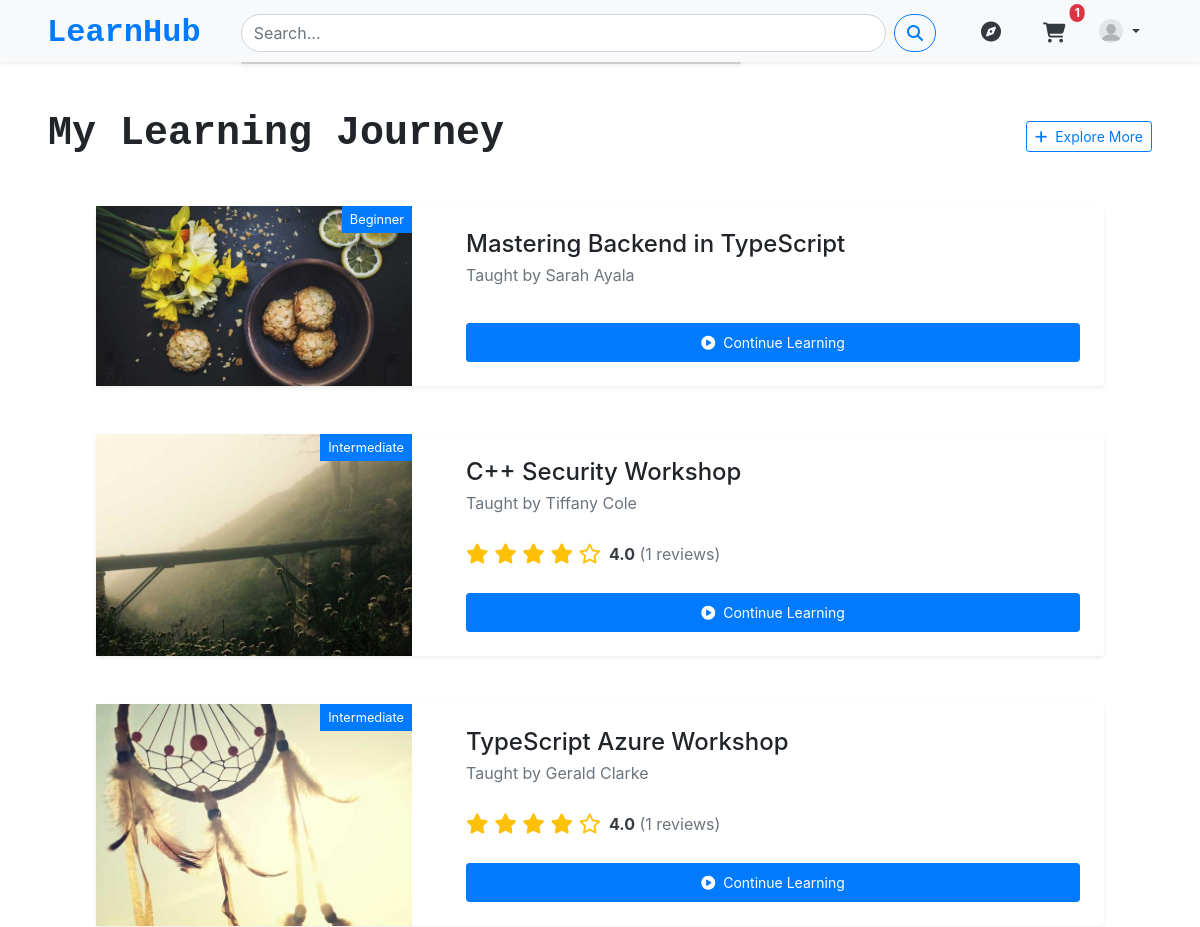
Page /courses/my-study/ (signed in, upper part) on the earlier database version.
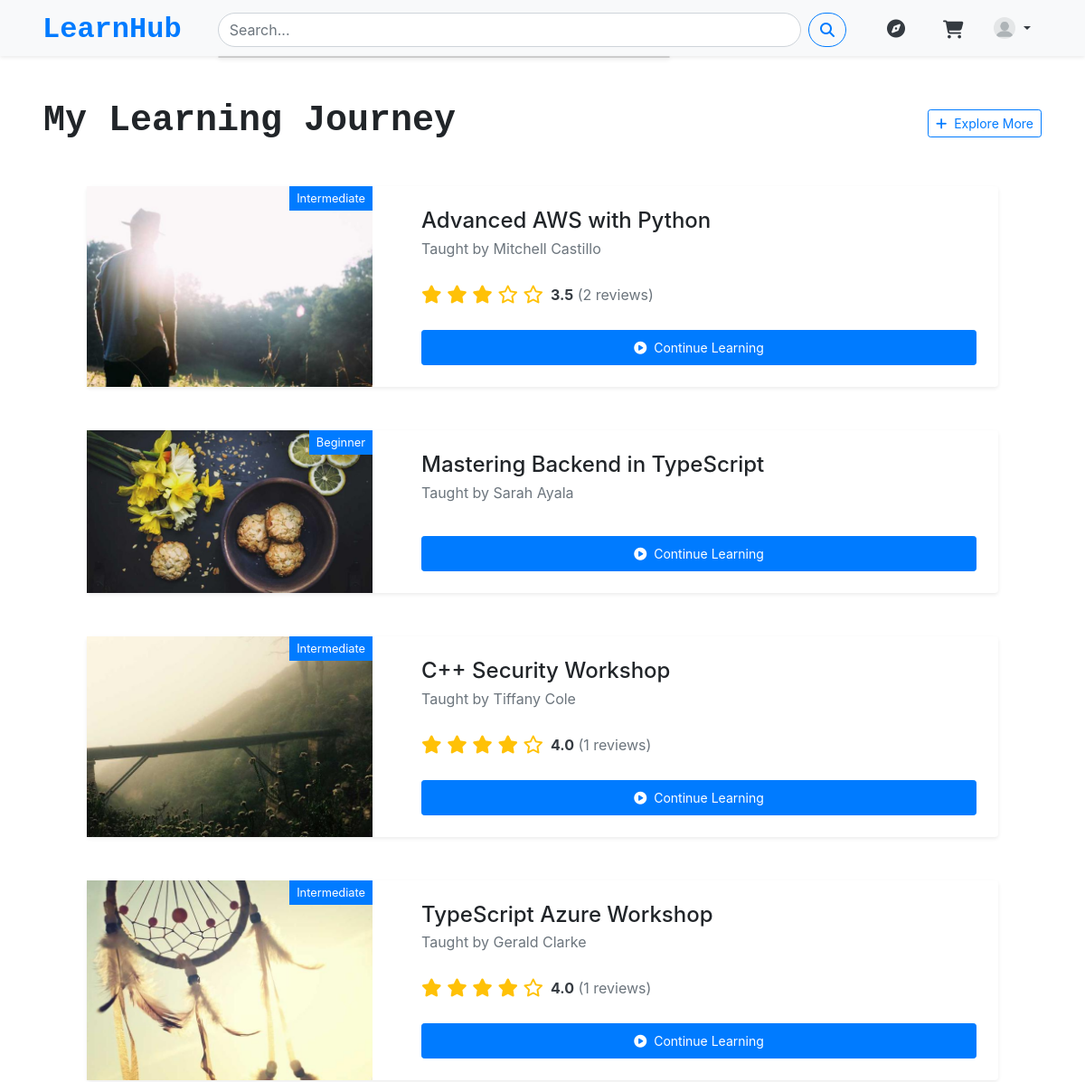
Same page on the later database version.
### users/models.py (models this page shows, shortened)
class CustomUser(AbstractUser):
    avatar = models.ImageField(upload_to='avatars/',default='blank_profile.png',blank=True)
    bio = models.TextField(blank=True)
    email = models.EmailField(unique=True)
    username = models.CharField(max_length=30,unique=False,blank=False)
    is_instructor = models.BooleanField(default=False)
    profile_public = models.BooleanField(default=False)
    USERNAME_FIELD = 'email'
    REQUIRED_FIELDS = ['username']
    objects = CustomUserManager()
    facebook_url = models.URLField(blank=True, null=True)
    twitter_url = models.URLField(blank=True, null=True)
    instagram_url = models.URLField(blank=True, null=True)
    linkedin_url = models.URLField(blank=True, null=True)

### courses/models.py (models this page shows, shortened)
class Enrollments(models.Model):
    student = models.ForeignKey(
        settings.AUTH_USER_MODEL,
        on_delete=models.CASCADE,
        related_name='enrollments'
    )
    Course = models.ForeignKey(
        'Course',
        on_delete=models.CASCADE,
        related_name='enrollments'
    )
    enrolled_at = models.DateTimeField(auto_now_add=True)
    completed = models.BooleanField(default=False)

class Course(models.Model):
    title = models.CharField(max_length=200)
    description = models.TextField()
    category = models.ForeignKey(
        CourseCategory,
        on_delete=models.SET_NULL,
        null=True
    )
    tags = models.ManyToManyField(Tag, blank=True)
    instructor = models.ForeignKey(
        settings.AUTH_USER_MODEL,
        on_delete=models.CASCADE,
        related_name='taught_courses'
    )
    LEVEL_CHOICES = [
        ('BG', 'Beginner'),
        ('IM', 'Intermediate'),
        ('AD', 'Advanced'),
    ]
    price = models.DecimalField(max_digits=10, decimal_places=2)
    is_free = models.BooleanField(default=False)
    created_at = models.DateTimeField(auto_now_add=True)
    updated_at = models.DateTimeField(auto_now=True)
    is_published = models.BooleanField(default=False)
    level = models.CharField(max_length=2, choices=LEVEL_CHOICES, default='BG')
    thumbnail = models.ImageField(upload_to='course_thumbnails/')
    average_rating = models.FloatField(default=0.0)
    rating_count = models.PositiveIntegerField(default=0)

### courses/views.py (the view)
# urls.py: path('my-study/', views.my_study, name='my_study'),
@login_required
def my_study(request):
    enrolled_courses = Enrollments.objects.filter(
        student=request.user
    ).select_related(
        'Course',
        'Course__instructor'
    ).prefetch_related(
        'Course__reviews'
    ).order_by('-enrolled_at')
    context = {
        'enrolled_courses': enrolled_courses,
    }
    return render(request, 'my_study.html', context)

### templates/my_study.html (shortened to what this page needs)
{% extends "base.html" %}
{% load static %}
{% block content %}
<div class="d-flex flex-column min-vh-100">
    <div class="container-fluid px-lg-5 flex-grow-1 py-4 py-lg-5">
        <div class="d-flex justify-content-between align-items-center mb-4 mb-lg-5 flex-wrap">
            <h1 class="fw-bold mb-0 font-monospace">My Learning Journey</h1>
            {% if enrolled_courses %}
            <a href="{% url 'course_list' %}" class="btn btn-outline-primary btn-sm mt-1">
                <i class="fas fa-plus me-2"></i>Explore More
            </a>
            {% endif %}
        </div>
        {% if enrolled_courses %}
            <div class="container-fluid px-lg-5">
                <div class="row g-4 g-lg-5">
                    {% for enrollment in enrolled_courses %}
                        <div class="col-12">
                            <div class="card h-100 shadow-sm border-0" style="max-width: none;">
                                <div class="row g-0 h-100">
                                    <div class="col-xl-4 col-lg-5">
                                        <div class="h-100 position-relative">
                                            {% if enrollment.Course.thumbnail %}
                                                <img src="{{ enrollment.Course.thumbnail.url }}"
                                                     class="img-fluid h-100 w-100 object-fit-cover"
                                                     alt="{{ enrollment.Course.title }}"
                                                     style="min-height: 180px;">
                                            {% else %}
                                                <div class="bg-light h-100 d-flex align-items-center justify-content-center">
                                                    <i class="fas fa-book-open fa-3x text-muted"></i>
                                                </div>
                                            {% endif %}
                                            <div class="position-absolute top-0 end-0 bg-primary text-white px-2 py-1 small">
                                                {{ enrollment.Course.get_level_display }}
                                            </div>
                                        </div>
                                    </div>
                                    <div class="col-xl-8 col-lg-7">
                                        <div class="card-body h-100 d-flex flex-column p-3 p-lg-4">
                                            <div class="mb-3">
                                                <h3 class="card-title mb-1" style="font-size: 1.5rem;">{{ enrollment.Course.title }}</h3>
                                                <p class="card-text text-muted mb-2">
                                                    Taught by {{ enrollment.Course.instructor.get_full_name }}
                                                </p>
                                            </div>
                                            {% if enrollment.Course.reviews.exists %}
                                            <div class="mb-3">
                                                <div class="d-flex align-items-center">
                                                    <div class="text-warning me-2 fs-5">
                                                        {% with rating=enrollment.Course.average_rating %}
                                                            {% for i in "12345"|make_list %}
                                                                {% if forloop.counter <= rating %}
                                                                    <i class="fas fa-star"></i>
                                                                {% else %}
                                                                    <i class="far fa-star"></i>
                                                                {% endif %}
                                                            {% endfor %}
                                                        {% endwith %}
                                                    </div>
                                                    <div class="fs-6">
                                                        <span class="text-dark fw-bold">{{ enrollment.Course.average_rating|floatformat:1 }}</span>
                                                        <span class="text-muted">({{ enrollment.Course.reviews.count }} reviews)</span>
                                                    </div>
                                                </div>
                                            </div>
                                            {% endif %}
                                            <div class="mt-auto pt-2">
                                                <a href="{% url 'course_detail' enrollment.Course.id %}"
                                                   class="btn btn-primary btn-sm px-3 py-2 w-100">
                                                    <i class="fas fa-play-circle me-2"></i>Continue Learning
                                                </a>
                                            </div>
                                        </div>
                                    </div>
                                </div>
                            </div>
                        </div>
                    {% endfor %}
                </div>
            </div>
        {% endif %}
    </div>
</div>
{% endblock %}

### templates/base.html (shortened to what this page needs)
{%load static%}
<!DOCTYPE html>
<html lang="en">
<head>
    <link rel="stylesheet" href="{% static '/css/style.css' %}">
    <link href="https://cdn.jsdelivr.net/npm/bootstrap@5.3.0/dist/css/bootstrap.min.css" rel="stylesheet">
    <link rel="stylesheet" href="https://cdnjs.cloudflare.com/ajax/libs/font-awesome/6.4.0/css/all.min.css">
    <link rel="stylesheet" href="{% static 'css/autocomplete.css' %}">
    <link rel="stylesheet" href="{% static 'css/course_list.css' %}">
</head>
<body class="">
  {% include 'include/nav.html'%}
  {% block content %}
  {% endblock %}
</body>
</html>

### templates/include/css.html (shortened to what this page needs)
{% load static %}

### templates/include/nav.html (shortened to what this page needs)
{% load static%}
{% load course_extras %}
<link rel="stylesheet" href="https://cdn.jsdelivr.net/npm/bootstrap@4.4.1/dist/css/bootstrap.min.css">
<nav class="shadow-sm navbar navbar-expand-lg navbar-light bg-light shadow-sm sticky-top pt-1 pb-0">
    <div class="container-fluid mx-3 d-flex justify-content-between">
      <a class="navbar-brand mb-0 fs-2 fw-bold font-monospace text-primary" href="/"> LearnHub
      </a>
      <div class="collapse navbar-collapse" id="navbarNav">
        <div class="d-flex mx-lg-4 flex-lg-grow-1">
          <form class="w-100" role="search" method="GET" action="{% url 'search_courses' %}">
            <div class="input-group">
              <input class="form-control rounded-pill py-2 search-bar" type="search" name="q" placeholder="Search..."
                aria-label="Search">
              <button class="btn btn-outline-primary rounded-pill ms-2" type="submit">
                <i class="fas fa-search"></i>
              </button>
            </div>
            <div class="suggestions"
              style="position: absolute; z-index: 1000; background: white; border: 1px solid #ccc; width: 100%; max-width: 500px; box-shadow: 0 2px 5px rgba(0,0,0,0.1); border-radius: 5px; font-size: 14px;">
            </div>
          </form>
        </div>
        <div class="d-flex align-items-center justify-content-between">
          <a href="{% url 'course_list' %}?subject=all" class="btn btn-link text-dark mx-2 d-none d-lg-block" title="Explore">
            <i class="fas fa-compass fs-5"></i>
          </a>
          {% if user.is_authenticated %}
            <div class="d-flex">
              <a href="{% url 'view_cart' %}" class="btn btn-link text-dark position-relative mx-2" title="Cart">
                <i class="fas fa-shopping-cart fs-5 pt-1"></i>
                {% with cart_items=user.cart.items.count %}
                  {% if cart_items > 0 %}
                    <span class="position-absolute top-0 start-100 translate-middle badge rounded-pill bg-danger">
                      {{ cart_items }}
                    </span>
                  {% endif %}
                {% endwith %}
              </a>
              <div class="dropdown">
                <a class="btn btn-link text-dark dropdown-toggle" href="#" role="button" id="userDropdown" data-bs-toggle="dropdown" aria-expanded="false">
                  <img src="{{ user.avatar.url }}" class="rounded-circle mb-1" style="width: 24px; height: 24px;">
                </a>
              </div>
            </div>
          {% else %}
            <div class="btn-group d-flex my-2" role="group">
              <a href="{% url 'login' %}" class="btn btn-outline-secondary ms-2">Login</a>
              <a href="{% url 'signup' %}" class="btn btn-dark me-2">Sign Up</a>
            </div>
          {% endif %}
        </div>
      </div>
    </div>
</nav>

### static/css/style.css (style rules this page uses)
body { box-sizing: border-box; margin: 0; padding: 0; font-family: Helvetica, Arial, sans-serif; }

### static/css/autocomplete.css (style rules this page uses)
.suggestions { position: absolute; z-index: 1000; background: rgb(27, 26, 26); border: 1px solid #111010; border-top: none; width: 100%; box-shadow: 0 2px 5px rgba(0,0,0,0.1); border-radius: 5px; border-top-left-radius: 0; border-top-right-radius: 0; font-size: 16px; max-height: 400px; overflow-y: auto; color: black; top: 100%; left: 20; }

### templates/my_study.html (style rules this page uses)
.object-fit-cover { object-fit: cover; object-position: center; }

Differences in the rows shown:
added Enrollments: Course.thumbnail (picture), Course.level "Intermediate", Course "Advanced AWS with Python", Course.instructor.get_full_name "Mitchell Castillo", Course.average_rating "3.5", Course.reviews.count "2"
Other differences:
{{ cart_items }}: "1" → (not shown)
